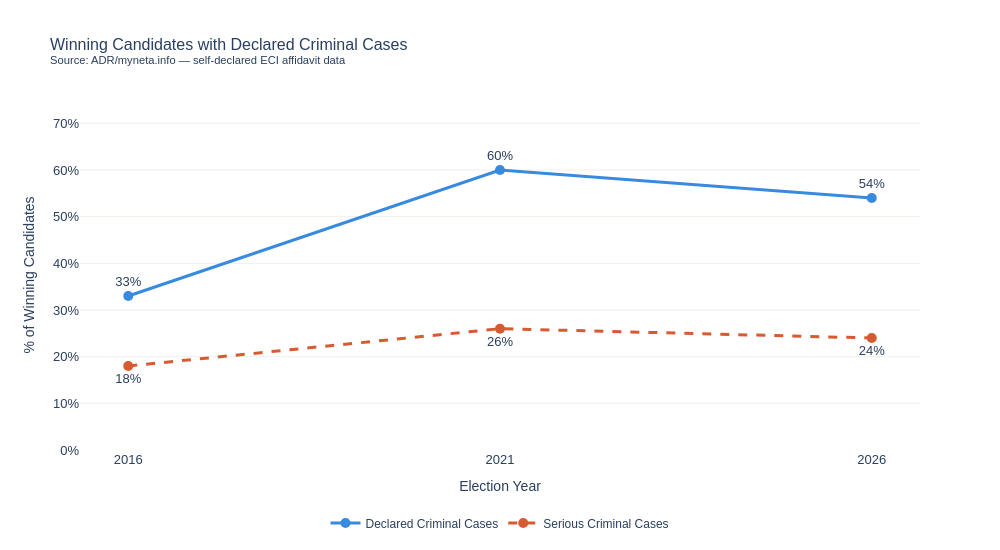

Write notebook code for a chart like this one.
### Code cell
import plotly.graph_objects as go

years = [2016, 2021, 2026]
all_criminal = [33, 60, 54]
serious_criminal = [18, 26, 24]

fig = go.Figure()

fig.add_trace(go.Scatter(
    x=years,
    y=all_criminal,
    mode="lines+markers+text",
    name="Declared Criminal Cases",
    line=dict(color="#378ADD", width=3),
    marker=dict(size=10),
    text=[f"{v}%" for v in all_criminal],
    textposition="top center",
    textfont=dict(size=13)
))

fig.add_trace(go.Scatter(
    x=years,
    y=serious_criminal,
    mode="lines+markers+text",
    name="Serious Criminal Cases",
    line=dict(color="#D85A30", width=3, dash="dash"),
    marker=dict(size=10),
    text=[f"{v}%" for v in serious_criminal],
    textposition="bottom center",
    textfont=dict(size=13)
))

fig.update_layout(
    title=dict(
        text="Winning Candidates with Declared Criminal Cases<br><sup>Source: ADR/myneta.info — self-declared ECI affidavit data</sup>",
        font=dict(size=16)
    ),
    xaxis=dict(
        tickvals=[2016, 2021, 2026],
        title="Election Year",
        tickfont=dict(size=13)
    ),
    yaxis=dict(
        title="% of Winning Candidates",
        range=[0, 75],
        ticksuffix="%",
        tickfont=dict(size=13)
    ),
    legend=dict(
        orientation="h",
        yanchor="bottom",
        y=-0.25,
        xanchor="center",
        x=0.5
    ),
    paper_bgcolor="white",
    plot_bgcolor="white",
    width=1000,
    height=550,
    font=dict(family="Arial")
)

fig.update_xaxes(showgrid=False)
fig.update_yaxes(showgrid=True, gridcolor="#F1EFE8")

import plotly.io as pio
pio.write_html(fig, r"D:\TAMIL NADU PROJECT\criminal_trend.html")
fig.show()

### Figure 1 — Plotly figure (JSON) as saved in the notebook; plotly's stock layout.template omitted (floating-point values rounded to 4 significant figures)
{"data": [{"line": {"color": "#378ADD", "width": 3}, "marker": {"size": 10}, "mode": "lines+markers+text", "name": "Declared Criminal Cases", "text": ["33%", "60%", "54%"], "textfont": {"size": 13}, "textposition": "top center", "type": "scatter", "x": [2016, 2021, 2026], "y": [33, 60, 54]}, {"line": {"color": "#D85A30", "dash": "dash", "width": 3}, "marker": {"size": 10}, "mode": "lines+markers+text", "name": "Serious Criminal Cases", "text": ["18%", "26%", "24%"], "textfont": {"size": 13}, "textposition": "bottom center", "type": "scatter", "x": [2016, 2021, 2026], "y": [18, 26, 24]}], "layout": {"font": {"family": "Arial"}, "height": 550, "legend": {"orientation": "h", "x": 0.5, "xanchor": "center", "y": -0.25, "yanchor": "bottom"}, "paper_bgcolor": "white", "plot_bgcolor": "white", "title": {"font": {"size": 16}, "text": "Winning Candidates with Declared Criminal Cases<br><sup>Source: ADR/myneta.info — self-declared ECI affidavit data</sup>"}, "width": 1000, "xaxis": {"showgrid": false, "tickfont": {"size": 13}, "tickvals": [2016, 2021, 2026], "title": {"text": "Election Year"}}, "yaxis": {"gridcolor": "#F1EFE8", "range": [0, 75], "showgrid": true, "tickfont": {"size": 13}, "ticksuffix": "%", "title": {"text": "% of Winning Candidates"}}}}
